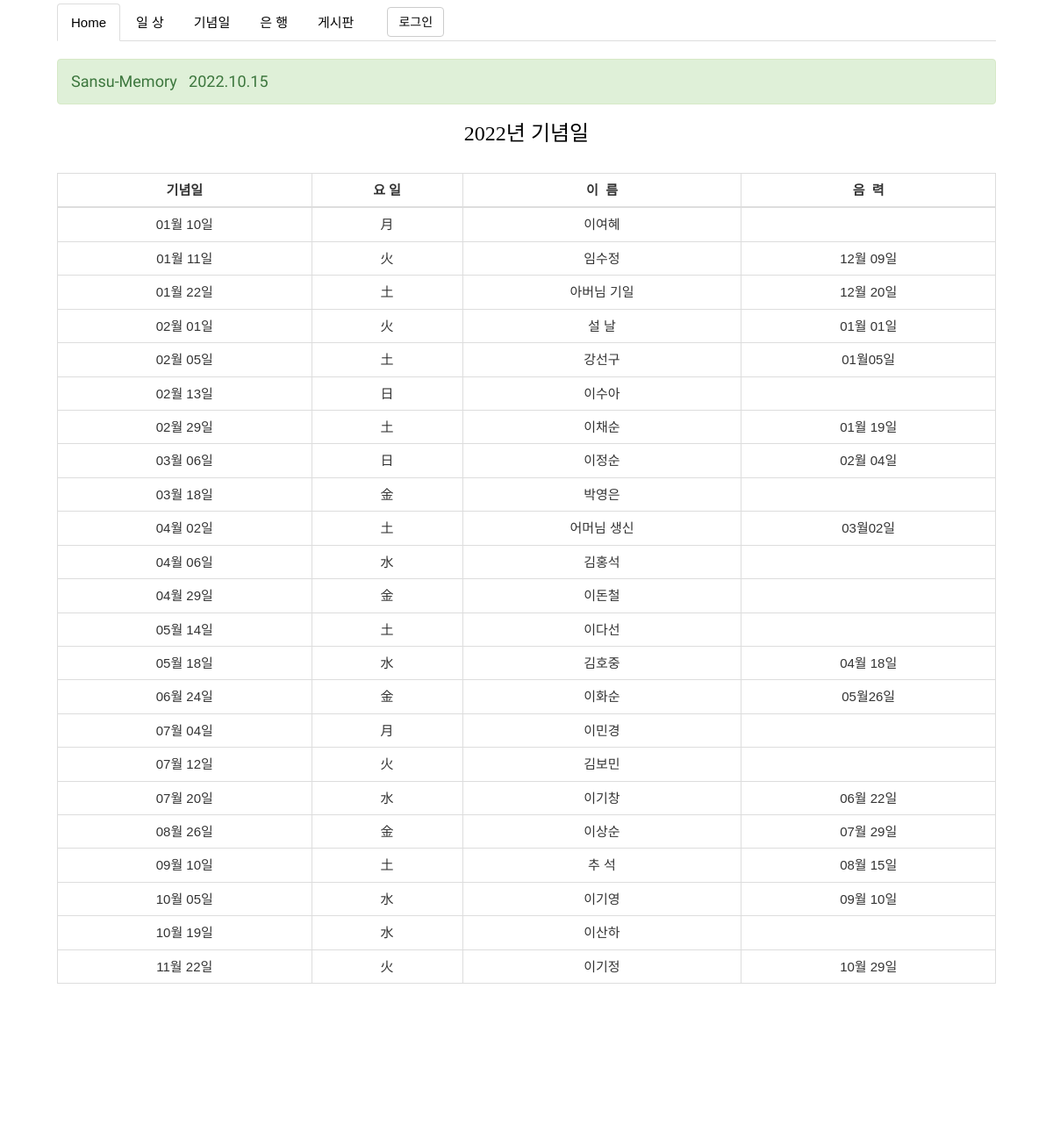
Page /anniversary_list/ on the committed database.
### family_site/models.py (models this page shows, shortened)
class Anniversary(models.Model):
    anniversary_date = models.CharField('생일날자', max_length=20, help_text='생일날자')
    anniversary_day = models.CharField('요일', max_length=10,default='',  help_text='요일')
    anniversary_name = models.CharField('이름', max_length=20, default='', help_text='생일 당사자 이름')
    anniversary_lunar_date = models.CharField('생일 음력 날자', max_length=20, blank=True, help_text='생일 음력 날자')
    daily_created_date = models.DateTimeField('생성일', default=timezone.now, help_text='생성날자')
    daily_published_date = models.DateTimeField('수정일', auto_now=True, help_text='수정날자')
    class Meta:
        ordering = ('id',)

### family_site/views.py (the view)
# urls.py: path('anniversary_list/', views.AnniversaryListView.as_view(), name='anniversary_list'),
class AnniversaryListView(ListView):
    model = Anniversary
    template_name = 'family_site/anniversary/anniversary_list.html'
    def get_context_data(self, *args, **kwargs):
        context = super().get_context_data(*args, **kwargs)
        anni = date(2018,3,31)
        context['a'] = anni
        b = date.today()
        return context

### family_site/templates/family_site/anniversary/anniversary_list.html (shortened to what this page needs)
{% extends 'main_layout.html' %}
{% load static %}
{% block stylesheet %} {% static 'family_site/css/anniversary/anniversary_list.css' %} {% endblock stylesheet %}
{% block content1 %}
<h3 id='anniversary'>2022년 기념일</h3><br>
<table class='table table-bordered table-hover'>
    <thead>
        <tr>
            <th>기념일</th>
            <th>요 일</th>
            <th>이&nbsp;&nbsp;름</th>
            <th>음&nbsp;&nbsp;력</th>
        </tr>
    </thead>
    <tbody>{% for i in object_list %}
        <tr id='back'>
            <td>{{ i.anniversary_date }}</td>
            <td>{{ i.anniversary_day }}</td>
            <td>{{ i.anniversary_name }}</td>
            <td>{{ i.anniversary_lunar_date }}</td>
        </tr>{% endfor %}
    </tbody>
</table>
<br><br><br><br><br><br>
{% endblock content1 %}

### staticfiles/css/main_layout.css (style rules this page uses)
* { padding: 0px; margin: 0px; font-size: 15px; font-family: "맑은 고딕", 나눔고딕, 고딕, Arial, Tahoma, "Trebuche MS", "Times New Roman", 바탕, 바탕체; word-wrap: break-word; }
table, tr, th, td { border-collapse: collapse; }

### family_site/static/family_site/css/anniversary/anniversary_list.css (style rules this page uses)
table, tr, th, td { text-align: center; }
h3 { font-family: '고딕', 나눔고딕, 바탕체; }
#anniversary { text-align: center; color: black; }

### rows in the picture
Anniversary: anniversary_date "01월 10일", anniversary_day "月", anniversary_name "이여혜"
Anniversary: anniversary_date "01월 11일", anniversary_day "火", anniversary_name "임수정", anniversary_lunar_date "12월 09일"
Anniversary: anniversary_date "01월 22일", anniversary_day "土", anniversary_name "아버님 기일", anniversary_lunar_date "12월 20일"
Anniversary: anniversary_date "02월 01일", anniversary_day "火", anniversary_name "설 날", anniversary_lunar_date "01월 01일"
Anniversary: anniversary_date "02월 05일", anniversary_day "土", anniversary_name "강선구", anniversary_lunar_date "01월05일"
Anniversary: anniversary_date "02월 13일", anniversary_day "日", anniversary_name "이수아"
Anniversary: anniversary_date "02월 29일", anniversary_day "土", anniversary_name "이채순", anniversary_lunar_date "01월 19일"
Anniversary: anniversary_date "03월 06일", anniversary_day "日", anniversary_name "이정순", anniversary_lunar_date "02월 04일"
Anniversary: anniversary_date "03월 18일", anniversary_day "金", anniversary_name "박영은"
Anniversary: anniversary_date "04월 02일", anniversary_day "土", anniversary_name "어머님 생신", anniversary_lunar_date "03월02일"
Anniversary: anniversary_date "04월 06일", anniversary_day "水", anniversary_name "김홍석"
Anniversary: anniversary_date "04월 29일", anniversary_day "金", anniversary_name "이돈철"
Anniversary: anniversary_date "05월 14일", anniversary_day "土", anniversary_name "이다선"
Anniversary: anniversary_date "05월 18일", anniversary_day "水", anniversary_name "김호중", anniversary_lunar_date "04월 18일"
Anniversary: anniversary_date "06월 24일", anniversary_day "金", anniversary_name "이화순", anniversary_lunar_date "05월26일"
Anniversary: anniversary_date "07월 04일", anniversary_day "月", anniversary_name "이민경"
Anniversary: anniversary_date "07월 12일", anniversary_day "火", anniversary_name "김보민"
Anniversary: anniversary_date "07월 20일", anniversary_day "水", anniversary_name "이기창", anniversary_lunar_date "06월 22일"
Anniversary: anniversary_date "08월 26일", anniversary_day "金", anniversary_name "이상순", anniversary_lunar_date "07월 29일"
Anniversary: anniversary_date "09월 10일", anniversary_day "土", anniversary_name "추 석", anniversary_lunar_date "08월 15일"
Anniversary: anniversary_date "10월 05일", anniversary_day "水", anniversary_name "이기영", anniversary_lunar_date "09월 10일"
Anniversary: anniversary_date "10월 19일", anniversary_day "水", anniversary_name "이산하"
Anniversary: anniversary_date "11월 22일", anniversary_day "火", anniversary_name "이기정", anniversary_lunar_date "10월 29일"
